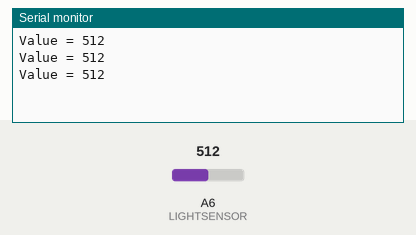
A sketch run on a simulated Arduino Nano, built with avr-gcc and run on an emulated ATmega328P. Parts: the last lines printed to the serial monitor. The inputs (shaded band) are chosen by the test bench; at power-on: A6 (LIGHTSENSOR) = 512.

Above: at 1.3 s.
1.4 s: A6 (LIGHTSENSOR) set to 716
At 1.9 s:
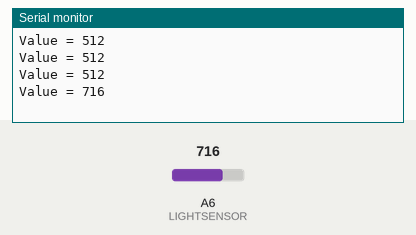
2.9 s: A6 (LIGHTSENSOR) set to 900
At 3.4 s:
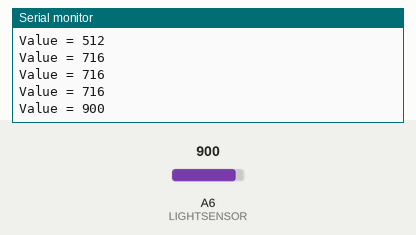
Timing chart, 0 to 5.9 s (numbered marks = the images above; inputs shaded):
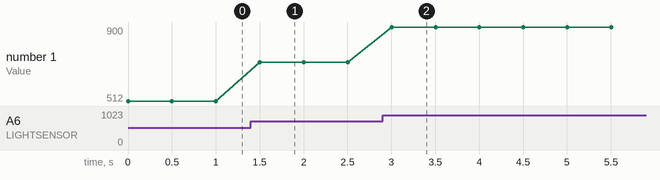

Measured:
- after the input at 1.4 s, the serial monitor: prints a new line after 0.10 s (image 1)
- after the input at 2.9 s, the serial monitor: prints a new line after 0.10 s (image 2)
- plotted number 1: 512 → 716 after the input at 1.4 s, 716 → 900 after the input at 2.9 s

The sketch:

light.ino
```cpp
#define LIGHTSENSOR A6 // internally connected to analog pin A6 in mCore
void setup() {
Serial.begin(9600);
}
void loop() {
  Serial.print("Value = ");
  Serial.println(analogRead(LIGHTSENSOR));
  delay(500);
}
```
